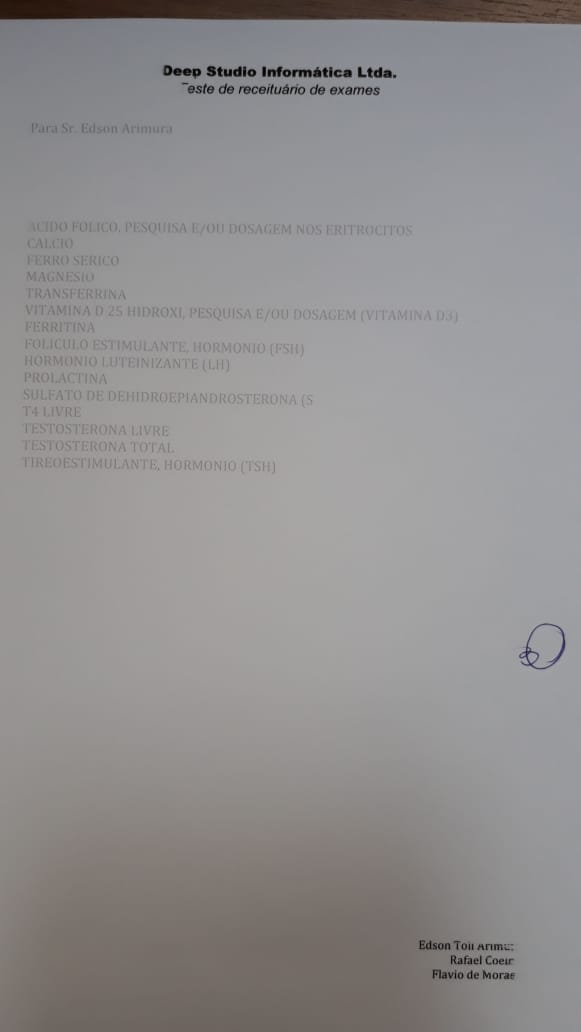
#> input picture img/darkmenosmenos.jpeg, 581 x 1032 px, found by its file name
$ python complete.text.second.py
#> lines starting #> are read from the running program, lines starting #| are printed output that depends on the picture; after the words box and inside, x2 and y2 are one past the last pixel; in counts of white or black regions, pixels touching at a corner belong together
import cv2
import numpy as np

#img = cv2.imread('/home/rafael/workspace/deep-image-treatement/img/pedido_multipla_escolha.png', 0)
img = cv2.imread('/home/rafael/workspace/deep-image-treatement/img/darkmenosmenos.jpeg', 0)
#> img: shape (1032, 581); min 0, max 176, mean 143.4

#blur = cv2.blur(img,(3,3))
blur = image = cv2.GaussianBlur(img, (5, 5), 0)

#_,thresh = cv2.threshold(blur,240,255,cv2.THRESH_BINARY)
#thresh = cv2.adaptiveThreshold(cv2.bilateralFilter(blur, 1, 0, 0), 255, cv2.ADAPTIVE_THRESH_GAUSSIAN_C, cv2.THRESH_BINARY, 31, 3)
#thresh = cv2.adaptiveThreshold(cv2.bilateralFilter(img, 5, 45, 45), 255, cv2.ADAPTIVE_THRESH_MEAN_C, cv2.THRESH_BINARY, 29, 5)

thresh = cv2.adaptiveThreshold(cv2.bilateralFilter(img, 5, 45, 45), 255, cv2.ADAPTIVE_THRESH_MEAN_C, cv2.THRESH_BINARY, 29, 5)
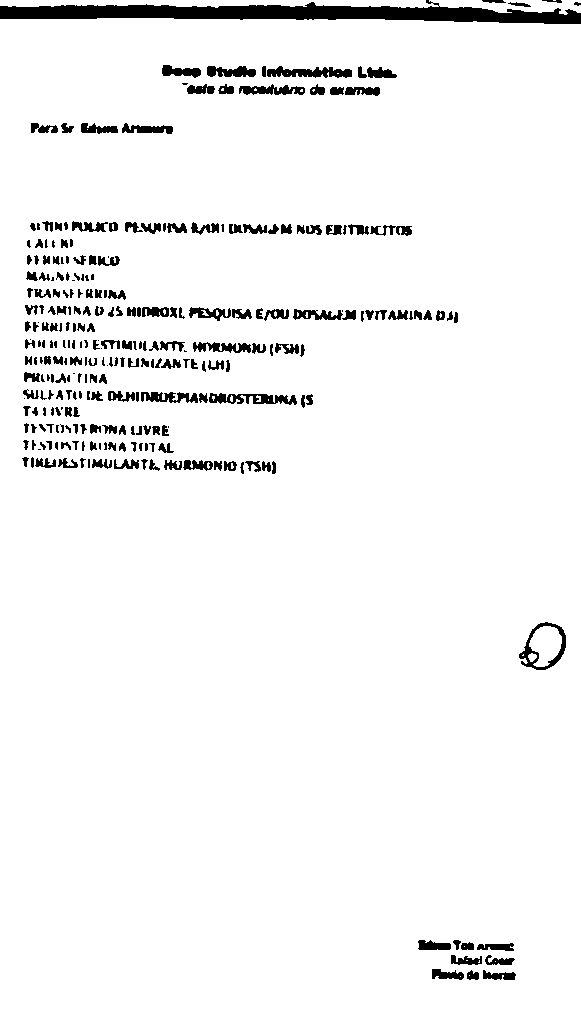
#> thresh: shape (1032, 581); 95.5% white; 275 black regions (45 under 20 px), largest, box (x1, y1, x2, y2) and area: (0, 0, 581, 24) 7482, (267, 66, 352, 78) 630, (519, 622, 566, 670) 605
#cv2.imshow("thresh",thresh)

thresh = cv2.bitwise_not(thresh)

element = cv2.getStructuringElement(shape=cv2.MORPH_RECT, ksize=(5, 5))

erode = cv2.erode(thresh,element,3)
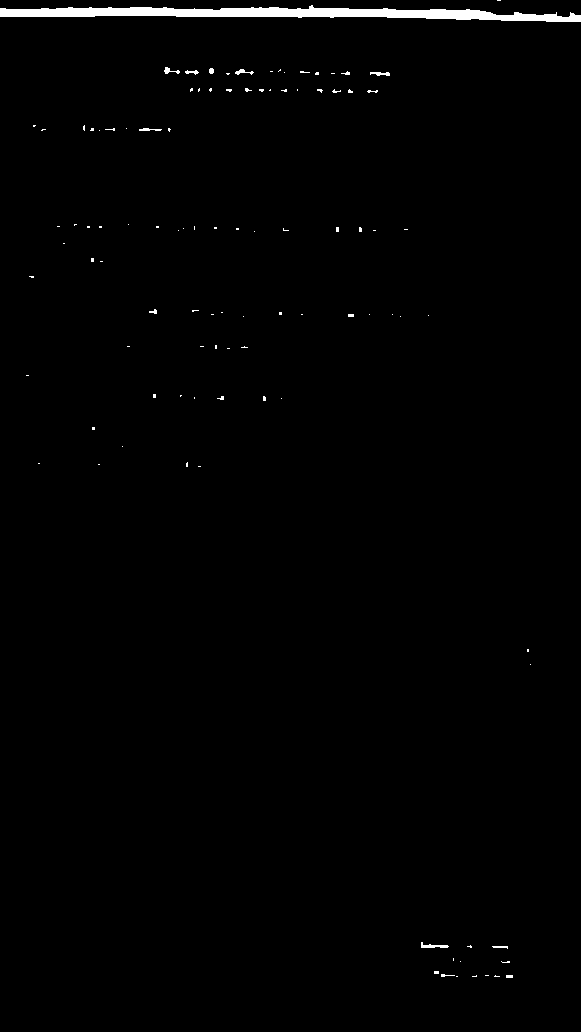
#> erode: shape (1032, 581); 0.99% white; 103 white regions (90 under 20 px), largest, box (x1, y1, x2, y2) and area: (0, 5, 581, 22) 4879, (421, 942, 449, 948) 85, (370, 72, 390, 76) 56
#cv2.imshow("erode",erode)

#cv2.imshow("img",img)
cv2.waitKey(0)
cv2.destroyAllWindows()
#cv2.imwrite('/home/rafael/workspace/deep-image-treatement/img/pedido_multipla_escolha.first.t.png', img)
cv2.imwrite('/home/rafael/workspace/deep-image-treatement/img/darkmenosmenos.first.t.jpeg', img)
